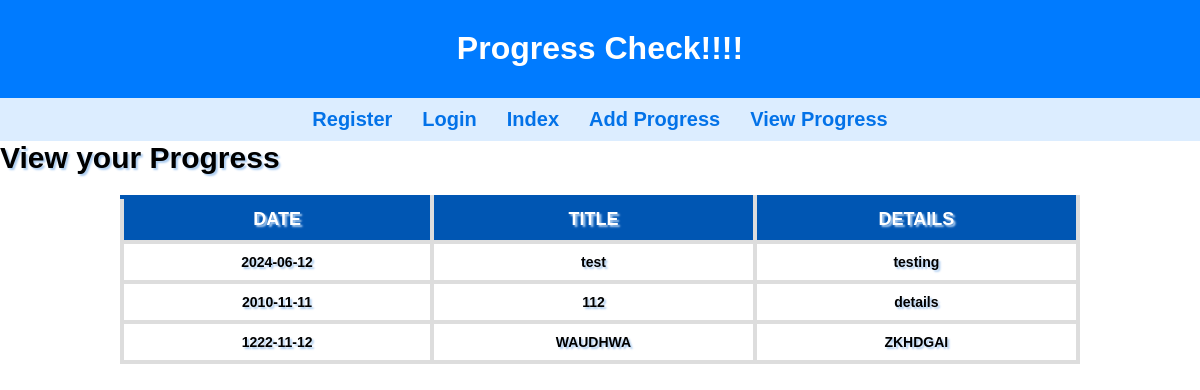
/view_progress (signed in), run on an earlier commit of the app's database.
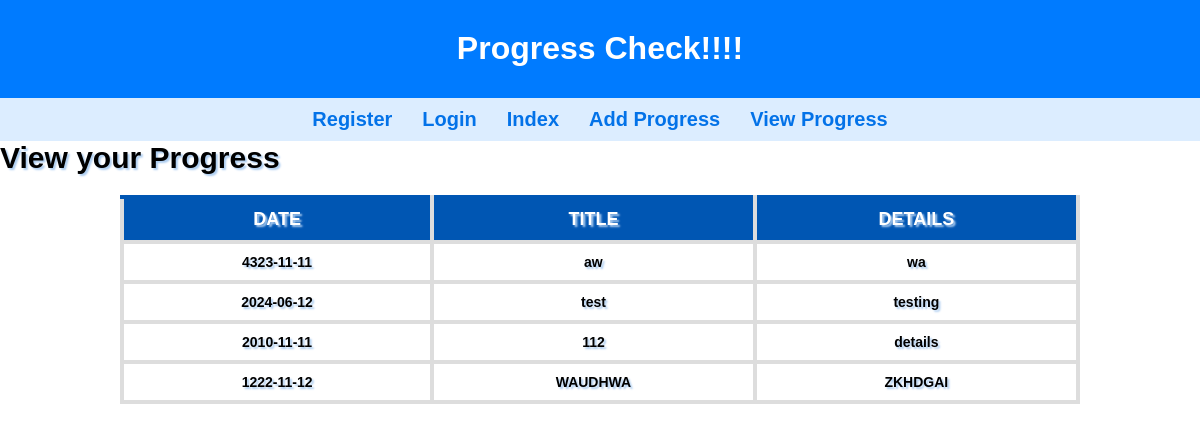
And on a later commit of the database.
### tables this page shows
CREATE TABLE ProgressLogs (
    id INTEGER PRIMARY KEY AUTOINCREMENT,
    user_id INTEGER NOT NULL,
    date TEXT NOT NULL,
    title TEXT NOT NULL,
    details TEXT NOT NULL,
    image_path TEXT
);

### app.py (the view)
@app.route('/view_progress', methods=['GET', 'POST'])
def view_progress():
    if 'user_id' not in session:
        flash("Please log in to view your progress.", 'error')
        return redirect(url_for('login'))
    conn = get_db_connection()
    cursor = conn.cursor()
    cursor.execute(f'SELECT * FROM ProgressLogs WHERE user_id = {session["user_id"]} ORDER BY date DESC')
    posts = cursor.fetchall()
    conn.close()
    return render_template('viewProgress.html', posts = posts)

### app.py (called while the page is built)
def get_db_connection():
    conn = sqlite3.connect('database.db')
    conn.row_factory = sqlite3.Row  # Allows accessing columns by name
    return conn

### templates/viewProgress.html (shortened to what this page needs)
{% extends 'base.html' %}
{% block heading %}Progress Check!!!!{% endblock %}
{% block content %}
    <headingit>View your Progress</headingit>
    {% if posts %}
        <table>
                <tr>
                    <th>DATE</th>
                    <th>TITLE</th>
                    <th>DETAILS</th>
                </tr>
            {% for post in posts %}
                <tr>
                    <td>{{ post.date }}</td>
                    <td>{{ post.title }}</td>
                    <td>{{ post.details }}</td>
                </tr>
            {% endfor %}
        </table>
    {% else %}
        <p>No progress logs found.</p>
    {% endif %}
{% endblock %}

### templates/base.html (shortened to what this page needs)
<!DOCTYPE html>
<html lang="en">
<head>
    <link rel="stylesheet" href="{{ url_for('static', filename='styles.css') }}">
</head>
<body>
    <header>
        <h1>{% block heading %}Smart Study Quiz App{% endblock %}</h1>
    </header>
    <nav>
        <a href="{{ url_for('register') }}">Register</a>
        <a href="{{ url_for('login') }}">Login</a>
        <a href="{{ url_for('index') }}">Index</a>
        <a href="{{ url_for('add_progress') }}">Add Progress</a>
        <a href="{{ url_for('view_progress') }}">View Progress</a>
    </nav>
    <content>
        <flash>
            {% block content %}
            {% endblock %}
        </flash>
    </content>
</body>
</html>

### static/styles.css (style rules this page uses)
body { color: black; font-family: 'Franklin Gothic Medium', 'Arial Narrow', Arial, sans-serif; margin: 0; padding: 0; background-color: white; color: black; }
header { background-color: #007BFF; color: white; padding: 10px 20px; text-align: center; }
nav, .navbar { width: 100%; display: flex; justify-content: center; padding: 10px 0; background-color: #d0e7ffbd; }
nav a, .navbar a { margin: 0 15px; text-decoration: none; color: #0372e8; font-weight: bold; position: relative; font-size: 20px; }
nav a::after, .navbar a::after { content: ""; position: absolute; left: 50%; bottom: -6px; transform: translateX(-50%) scaleX(0); transform-origin: center; width: 60%; height: 3px; background-color: #0056b3; border-radius: 2px; opacity: 0; transition: transform 350ms cubic-bezier(0.19, 1, 0.22, 1), opacity 500ms ease; }
h1 { color: white; text-align: center; margin-top: 20px; }
content { margin-bottom: 10px; font-size: 20px; text-align: center; text-shadow: #abccf0 2px 2px 2px; }
content { font-size: 30px; margin-top: 20px; text-align: center; font-weight: bold; }
table { width: 80%; margin: 20px auto; border-collapse: collapse; }
th { background-color:#0056b3; color: white; font-size: 18px; padding: 10px; text-align: center; border-left: 4px solid #ddd; border-right: 4px solid #ddd; border-top: #0056b3 4px solid; }
td { font-size: 14px; padding: 10px; text-align: center; border: 4px solid #ddd; }

What changed in the data, as far as the page shows it:
added ProgressLogs: date "4323-11-11", title "aw", details "wa"
